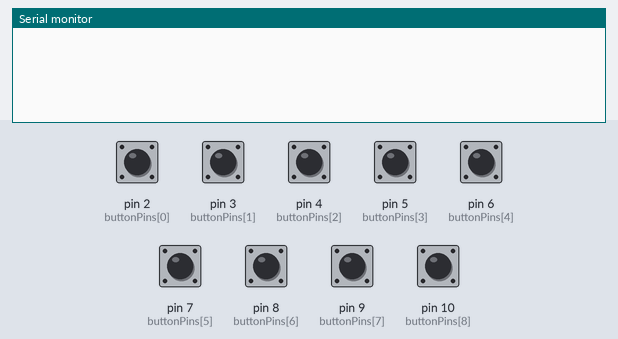
This sketch was run on a simulated Arduino Uno, built with avr-gcc and run on an emulated ATmega328P. On the bench: the last lines printed to the serial monitor. The test bench sets the inputs (shaded band); at power-on: pin 2 (buttonPins[0]), pin 3 (buttonPins[1]), pin 4 (buttonPins[2]), pin 5 (buttonPins[3]), pin 6 (buttonPins[4]), pin 7 (buttonPins[5]), pin 8 (buttonPins[6]), pin 9 (buttonPins[7]), pin 10 (buttonPins[8]) HIGH.

Above: at 1.2 s.
1.3 s: pin 2 (buttonPins[0]) pulled LOW for 0.15 s
At 2.6 s:
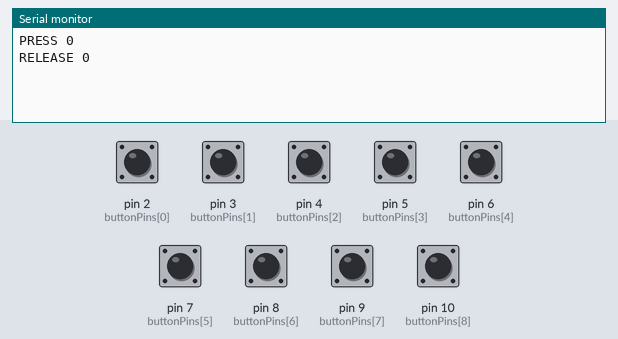
2.9 s: pin 3 (buttonPins[1]) pulled LOW for 0.15 s
At 3.04 s:
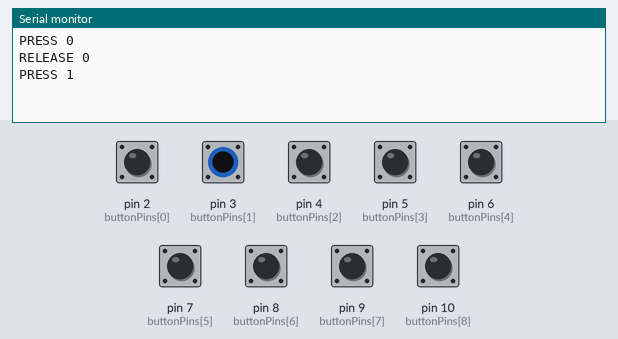
4.5 s: pin 4 (buttonPins[2]) pulled LOW for 0.15 s
At 5.1 s:
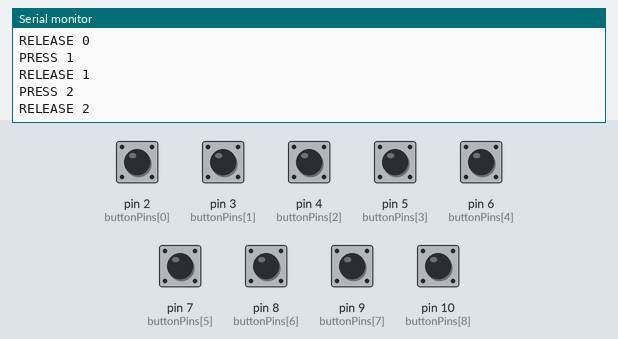
6.1 s: pin 5 (buttonPins[3]) pulled LOW for 0.15 s
At 7.4 s:
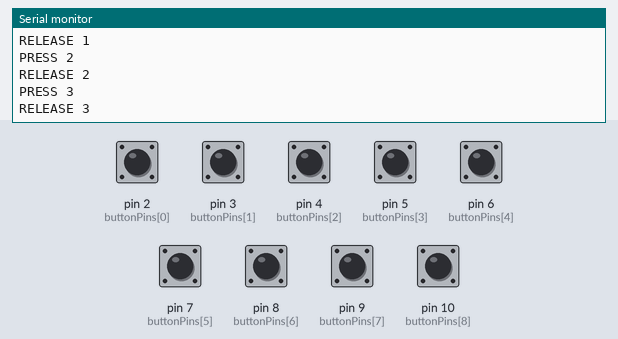
7.7 s: pin 6 (buttonPins[4]) pulled LOW for 0.15 s
At 8.7 s:
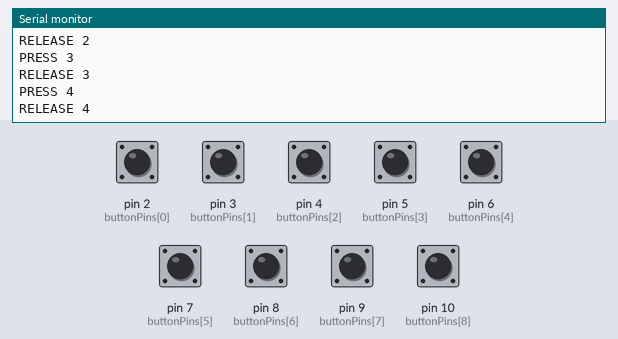
9.3 s: pin 7 (buttonPins[5]) pulled LOW for 0.15 s
At 9.9 s:
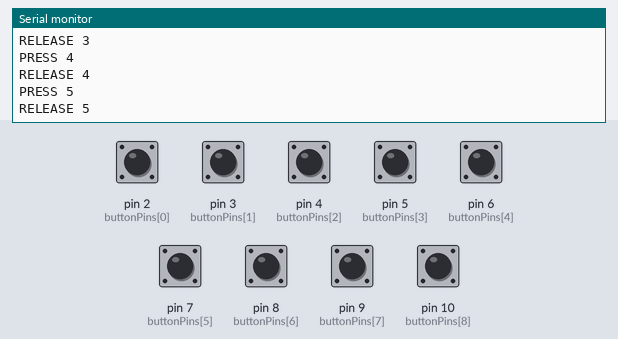

Measured:
- after the input at 1.3 s, the serial monitor: prints a new line at once (image 1)
- after the input at 2.9 s, the serial monitor: prints a new line at once (image 2)
- after the input at 4.5 s, the serial monitor: prints a new line at once (image 3)
- after the input at 6.1 s, the serial monitor: prints a new line at once (image 4)
- after the input at 7.7 s, the serial monitor: prints a new line at once (image 5)
- after the input at 9.3 s, the serial monitor: prints a new line at once (image 6)

The sketch:

functionalPrototypeArduinoOct21.ino
```cpp
// Arduino code: send button events over serial to Python
int buttonPins[] = {2, 3, 4, 5, 6, 7, 8, 9, 10};
int numButtons = 9;
bool buttonStates[9];

void setup() {
  Serial.begin(9600);
  for (int i = 0; i < numButtons; i++) {
    pinMode(buttonPins[i], INPUT_PULLUP);
    buttonStates[i] = HIGH;
  }
}

void loop() {
  for (int i = 0; i < numButtons; i++) {
    int state = digitalRead(buttonPins[i]);
    if (state == LOW && buttonStates[i] == HIGH) {
      // Button pressed (LOW -> active)
      Serial.print("PRESS ");
      Serial.println(i);
      buttonStates[i] = LOW;
    }
    else if (state == HIGH && buttonStates[i] == LOW) {
      // Button released
      Serial.print("RELEASE ");
      Serial.println(i);
      buttonStates[i] = HIGH;
    }
  }
  delay(10);
}
```
